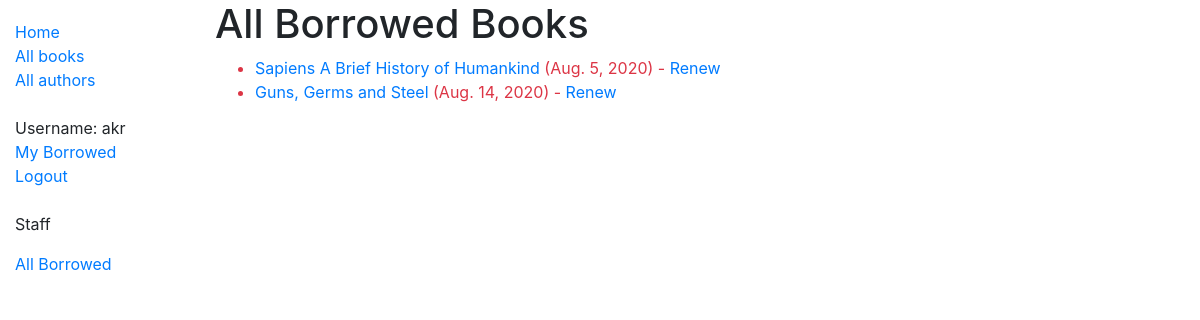
The app's page /catalog/borrowed/ (signed in), older data.
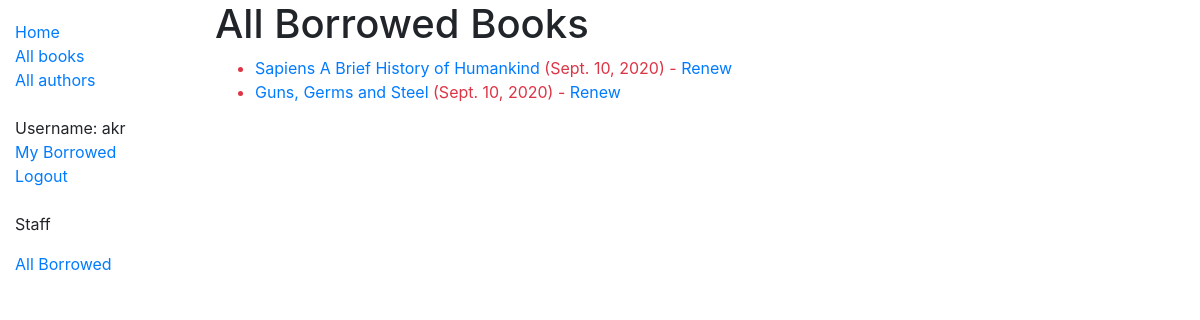
The same page, newer data.
### catalog/models.py (models this page shows, shortened)
class BookInstance(models.Model):
    id = models.UUIDField(primary_key=True, default=uuid.uuid4, help_text='Unique ID for this particular book across whole library')
    book = models.ForeignKey('Book',on_delete=models.SET_NULL, null=True)
    imprint = models.CharField(max_length=200)
    due_back = models.DateField(null=True, blank=True)
    borrower = models.ForeignKey(User, on_delete=models.SET_NULL, null=True, blank=True)
    LOAN_STATUS = (
        ('m', 'Maintenance'),
        ('o', 'On loan'),
        ('a','Available'),
        ('r', 'Reserved'),
    )
    status = models.CharField(
        max_length=1,
        choices=LOAN_STATUS,
        blank=True,
        default='m',
        help_text='Book availability',
    )
    class Meta:
        ordering = ['due_back']
        permissions = (("can_mark_returned","Set book as returned"),)
    @property
    def is_overdue(self):
        if self.due_back and date.today() > self.due_back:
            return True
        return False

class Book(models.Model):
    title = models.CharField(max_length=200)
    author = models.ForeignKey('Author',on_delete=models.SET_NULL, null=True)
    summary = models.TextField(max_length=1000, help_text='Enter a brief desc of the book' )
    isbn = models.CharField('ISBN', max_length=13, help_text='13 Character <a href="https://www.isbn-international.org/content/what-isbn">ISBN number</a>')
    genre = models.ManyToManyField(Genre, help_text='Select a genre for the book')
    def display_genre(self):
        """ Create a string for Genre. This is required to display genre in Admin"""
        return ', '.join(genre.name for genre in self.genre.all()[:3])
    display_genre.short_description = 'Genre'

### catalog/views.py (the view)
# urls.py: path('borrowed/', views.AllBorrowedBooksListView.as_view(), name='all-borrowed'),
class AllBorrowedBooksListView(PermissionRequiredMixin, ListView):
    permission_required = ('catalog.can_mark_return')
    model = BookInstance
    template_name = 'catalog/all_borrowed_bookinstance_list.html'
    def get_queryset(self):
        return BookInstance.objects.filter(status__exact='o').order_by('due_back')

### catalog/templates/catalog/all_borrowed_bookinstance_list.html
{% extends 'base_generic.html' %}
{% block content %}
    <h1>All Borrowed Books</h1>
    {% if bookinstance_list %}
        <ul>
            {% for bookinst in bookinstance_list  %}
                <li class="{% if bookinst.is_overdue %} text-danger{% endif %}"">
                    <a href="{% url 'book-detail' bookinst.book.pk %}">{{bookinst.book.title}}</a> ({{ bookinst.due_back }})
                    {% if perms.catalog.can_mark_returned %}- <a href="{% url 'renew-book-librarian' bookinst.id %}">Renew</a> {% endif %}
                </li>
            {% endfor %}
        </ul>
    {% else %}
        <p>There are no books borrowed.</p>
    {% endif %}
{% endblock content %}

Row changes from the older to the newer data that the page shows:
changed BookInstance "Sapiens A Brief History of Humankind": due_back "Aug. 5, 2020" → "Sept. 10, 2020"
changed BookInstance "Guns, Germs and Steel": due_back "Aug. 14, 2020" → "Sept. 10, 2020"
